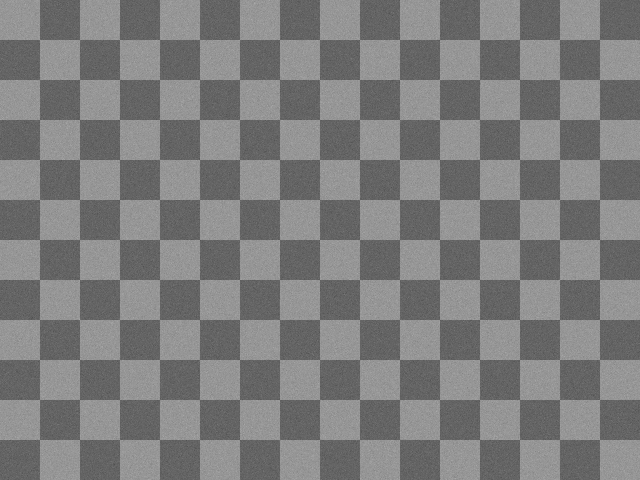
#> input picture Milestone_1_/dataset/template/template.png, 640 x 480 px
$ python milestone1_pcb_defect_detection.py
#> lines starting #> are read from the running program, lines starting #| are printed output that depends on the picture; after the words box and inside, x2 and y2 are one past the last pixel; in counts of white or black regions, pixels touching at a corner belong together
"""
MILESTONE 1: PCB Defect Detection - Image Processing Pipeline
Step-by-step implementation: Dataset Preparation & Image Processing
"""

import cv2
import os
import numpy as np
from pathlib import Path

class PCBDefectDetector:
    """
    Simple PCB Defect Detection Pipeline
    Steps: Alignment → Subtraction → Threshold → Noise Removal
    """

    def __init__(self, template_path, test_path, output_dir="output"):
        """
        Initialize with template and test image paths

        Args:
            template_path: Path to perfect PCB image
            test_path: Path to PCB with defect
            output_dir: Directory to save results
        """
        self.template_path = template_path
        self.test_path = test_path
        self.output_dir = output_dir

        # Create output directory if it doesn't exist
        os.makedirs(output_dir, exist_ok=True)

        # Will store images at each step
        self.template = None
        self.test = None
        self.template_gray = None
        self.test_gray = None
        self.diff = None
        self.thresh = None
        self.clean = None

    # ============ STEP 2: IMAGE ALIGNMENT ============
    def load_and_align(self, target_size=(640, 480)):
        """
        STEP 2: Load images and make them same size

        Why?
            - Template and test images may have different sizes
            - Computer can only compare images of same dimensions
            - Grayscale conversion simplifies comparison

        Process:
            1. Read both images (template = good, test = may have defect)
            2. Resize both to same dimensions
            3. Convert to grayscale (black & white)

        Returns:
            True if successful, False otherwise
        """
#> called with target_size = (640, 480)
        print("\n" + "="*60)
        print("STEP 2: IMAGE ALIGNMENT & CONVERSION")
        print("="*60)

        try:
            # Read images in color first
            self.template = cv2.imread(self.template_path)
#> self.template is the input picture: shape (480, 640, 3); min 79, max 171, mean 125
            self.test = cv2.imread(self.test_path)
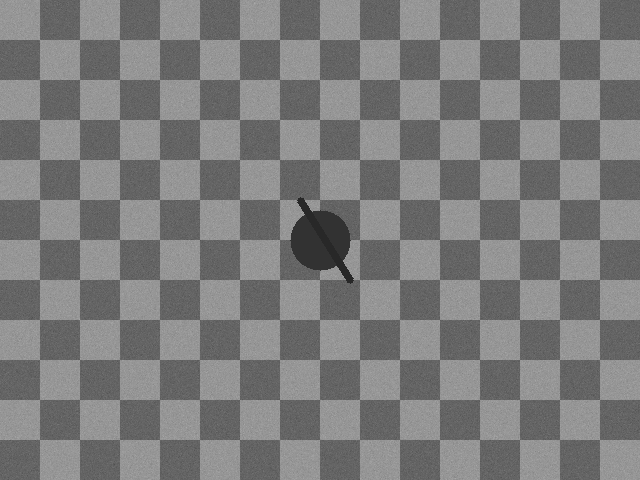
#> input picture Milestone_1_/dataset/test/test.png, 640 x 480 px
#> self.test is the input picture: shape (480, 640, 3); min 40, max 171, mean 124.2

            if self.template is None:
                print(f"❌ Error: Cannot load template image from {self.template_path}")
                return False

            if self.test is None:
                print(f"❌ Error: Cannot load test image from {self.test_path}")
                return False

            print(f"✔️ Template image loaded: {self.template.shape}")
#| ✔️ Template image loaded: (480, 640, 3)
            print(f"✔️ Test image loaded: {self.test.shape}")
#| ✔️ Test image loaded: (480, 640, 3)

            # Resize both to same size
            self.template = cv2.resize(self.template, target_size)
            self.test = cv2.resize(self.test, target_size)

            print(f"✔️ Both images resized to: {target_size}")

            # Convert to grayscale (remove color, keep brightness)
            self.template_gray = cv2.cvtColor(self.template, cv2.COLOR_BGR2GRAY)
            self.test_gray = cv2.cvtColor(self.test, cv2.COLOR_BGR2GRAY)

            print(f"✔️ Both images converted to grayscale")

            # Save aligned images for inspection
            cv2.imwrite(os.path.join(self.output_dir, "01_template_aligned.png"),
                       self.template_gray)
            cv2.imwrite(os.path.join(self.output_dir, "01_test_aligned.png"),
                       self.test_gray)

            print(f"✔️ Aligned images saved to {self.output_dir}")
            print("✅ STEP 2 COMPLETE: Images are same size and grayscale\n")

            return True

        except Exception as e:
            print(f"❌ Error during alignment: {str(e)}")
            return False

    # ============ STEP 3: IMAGE SUBTRACTION ============
    def compute_difference(self):
        """
        STEP 3: Find differences between template and test

        Why?
            - Same parts of both images should look identical
            - When we subtract perfect image from test image:
              * Same regions → become black (0 difference)
              * Different regions (defects) → become bright (high difference)

        Process:
            Use absolute difference: |test_gray - template_gray|

        Result:
            - Black areas = no defect
            - Bright/white areas = DEFECT LOCATIONS!
        """
        print("\n" + "="*60)
        print("STEP 3: IMAGE SUBTRACTION (MOST IMPORTANT!)")
        print("="*60)

        if self.template_gray is None or self.test_gray is None:
            print("❌ Error: Images not aligned yet. Run load_and_align() first!")
            return False

        try:
            # Compute absolute difference
            self.diff = cv2.absdiff(self.template_gray, self.test_gray)
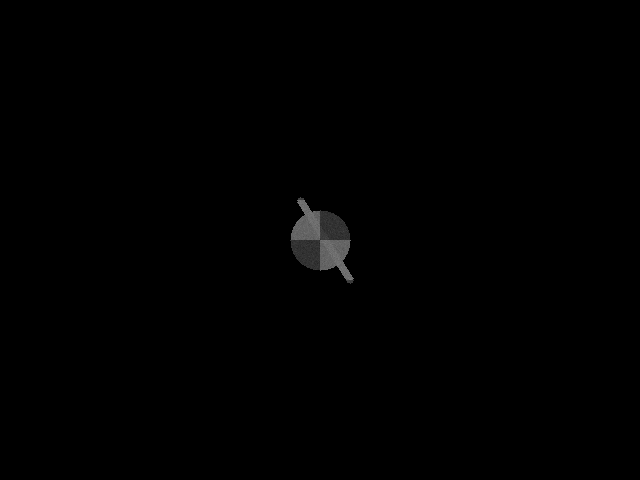
#> self.diff: shape (480, 640); min 0, max 125, mean 0.8

            print(f"✔️ Difference image computed")
            print(f"   Min pixel value: {self.diff.min()}")
#|    Min pixel value: 0
            print(f"   Max pixel value: {self.diff.max()}")
#|    Max pixel value: 125
            print(f"   Mean pixel value: {self.diff.mean():.2f}")
#|    Mean pixel value: 0.80

            # Save difference image
            cv2.imwrite(os.path.join(self.output_dir, "02_difference_raw.png"),
                       self.diff)

            print(f"✔️ Difference image saved to {self.output_dir}")
            print("✅ STEP 3 COMPLETE: Difference image shows potential defects\n")

            return True

        except Exception as e:
            print(f"❌ Error during subtraction: {str(e)}")
            return False

    # ============ STEP 4: THRESHOLDING ============
    def threshold_defects(self):
        """
        STEP 4: Convert gray difference image to pure black & white

        Why?
            - Difference image is gray (many shades)
            - Computer needs CLEAR decision: defect or not?
            - We use Otsu's method: automatically find best split point

        Process:
            - Otsu's algorithm finds optimal threshold value automatically
            - Pixels > threshold = WHITE (255) = DEFECT
            - Pixels ≤ threshold = BLACK (0) = OK

        Result:
            - Clear black & white image
            - Defect areas clearly visible as white
        """
        print("\n" + "="*60)
        print("STEP 4: THRESHOLD WITH OTSU METHOD")
        print("="*60)

        if self.diff is None:
            print("❌ Error: Difference image not computed yet!")
            return False

        try:
            # Otsu's thresholding: automatically finds best threshold
            otsu_threshold, self.thresh = cv2.threshold(
                self.diff,
                0,
                255,
                cv2.THRESH_BINARY + cv2.THRESH_OTSU
            )
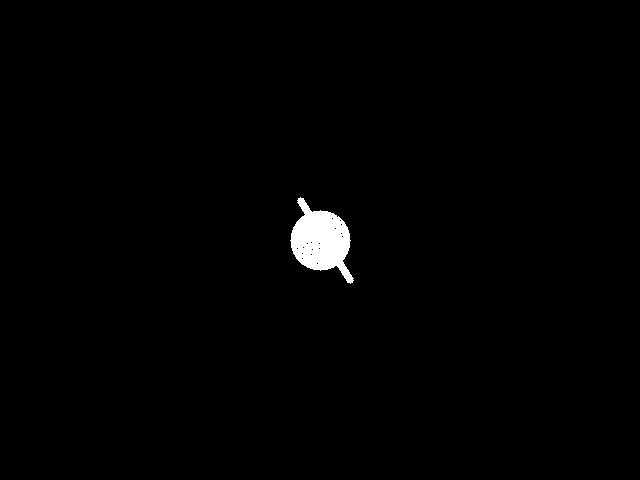
#> self.thresh: shape (480, 640); 1% white; 1 white region, box (x1, y1, x2, y2) and area: (290, 197, 354, 284) 3091
#> otsu_threshold = 39

            print(f"✔️ Otsu threshold automatically set to: {otsu_threshold}")
#| ✔️ Otsu threshold automatically set to: 39.0

            # Count defect pixels
            defect_pixels = np.count_nonzero(self.thresh)
#> defect_pixels = 3091
            total_pixels = self.thresh.shape[0] * self.thresh.shape[1]
#> total_pixels = 307200
            defect_percentage = (defect_pixels / total_pixels) * 100
#> defect_percentage = 1.01

            print(f"✔️ Defect pixels found: {defect_pixels} ({defect_percentage:.2f}%)")
#| ✔️ Defect pixels found: 3091 (1.01%)

            # Save threshold image
            cv2.imwrite(os.path.join(self.output_dir, "03_threshold_otsu.png"),
                       self.thresh)

            print(f"✔️ Threshold image saved to {self.output_dir}")
            print("✅ STEP 4 COMPLETE: Clear black & white defect image\n")

            return True

        except Exception as e:
            print(f"❌ Error during thresholding: {str(e)}")
            return False

    # ============ STEP 5: NOISE REMOVAL ============
    def remove_noise(self, kernel_size=(3, 3)):
        """
        STEP 5: Clean up small noise, keep real defects

        Why?
            - Thresholded image may have small noise (random dots)
            - Real defects are usually bigger and solid
            - We use morphological operations:
              * Erosion: removes small white dots
              * Dilation: makes remaining defects clearer and bigger
              * Opening = Erosion then Dilation: removes noise

        Process:
            1. Create a kernel (small filter)
            2. Apply MORPH_OPEN: erode then dilate

        Result:
            - Noise removed
            - Defects remain clean and solid
        """
#> called with kernel_size = (3, 3)
        print("\n" + "="*60)
        print("STEP 5: NOISE REMOVAL (MORPHOLOGICAL OPERATIONS)")
        print("="*60)

        if self.thresh is None:
            print("❌ Error: Threshold image not computed yet!")
            return False

        try:
            # Create structuring element (kernel)
            kernel = cv2.getStructuringElement(cv2.MORPH_RECT, kernel_size)

            # Apply morphological opening (erosion + dilation)
            # This removes small noise while keeping larger defects
            self.clean = cv2.morphologyEx(self.thresh, cv2.MORPH_OPEN, kernel)
#> self.clean: shape (480, 640); 1% white; 1 white region, box (x1, y1, x2, y2) and area: (291, 198, 353, 283) 3075

            print(f"✔️ Morphological opening applied (kernel size: {kernel_size})")

            # Count remaining defect pixels after cleaning
            clean_defect_pixels = np.count_nonzero(self.clean)
#> clean_defect_pixels = 3075
            original_defect_pixels = np.count_nonzero(self.thresh)
#> original_defect_pixels = 3091

            print(f"✔️ Defect pixels before cleaning: {original_defect_pixels}")
#| ✔️ Defect pixels before cleaning: 3091
            print(f"✔️ Defect pixels after cleaning: {clean_defect_pixels}")
#| ✔️ Defect pixels after cleaning: 3075
            print(f"✔️ Noise removed: {original_defect_pixels - clean_defect_pixels} pixels")
#| ✔️ Noise removed: 16 pixels

            # Save clean image
            cv2.imwrite(os.path.join(self.output_dir, "04_noise_removed_final.png"),
                       self.clean)

            print(f"✔️ Clean defect mask saved to {self.output_dir}")
            print("✅ STEP 5 COMPLETE: Final clean defect mask ready\n")

            return True

        except Exception as e:
            print(f"❌ Error during noise removal: {str(e)}")
            return False

    # ============ MAIN PIPELINE ============
    def run_pipeline(self, target_size=(640, 480)):
        """
        Run complete pipeline: Steps 2, 3, 4, 5
        """
        print("\n" + "🔵"*30)
        print("MILESTONE 1: PCB DEFECT DETECTION PIPELINE")
        print("🔵"*30)

        # Step 2: Alignment
        if not self.load_and_align(target_size):
            return False

        # Step 3: Subtraction
        if not self.compute_difference():
            return False

        # Step 4: Thresholding
        if not self.threshold_defects():
            return False

        # Step 5: Noise Removal
        if not self.remove_noise():
            return False

        # Summary
        print("\n" + "="*60)
        print("✅ MILESTONE 1 COMPLETE!")
        print("="*60)
        print(f"All output images saved in: {os.path.abspath(self.output_dir)}")
        print("\nGenerated files:")
        print("  1. 01_template_aligned.png - Aligned template image")
        print("  2. 01_test_aligned.png - Aligned test image")
        print("  3. 02_difference_raw.png - Raw difference map")
        print("  4. 03_threshold_otsu.png - Binary threshold mask")
        print("  5. 04_noise_removed_final.png - Final clean defect mask")
        print("\n📊 These are the DELIVERABLES for Milestone 1!")
        print("="*60 + "\n")

        return True

    def visualize_results(self):
        """
        Create a visual comparison of all steps
        """
        if any(img is None for img in [self.template_gray, self.test_gray,
                                       self.diff, self.thresh, self.clean]):
            print("❌ Pipeline not complete. Run run_pipeline() first!")
            return

        # Create a comparison image
        fig, axes = None, None
        try:
            import matplotlib.pyplot as plt

            fig, axes = plt.subplots(2, 3, figsize=(15, 10))

            axes[0, 0].imshow(self.template_gray, cmap='gray')
            axes[0, 0].set_title("Step 1: Template (Good)")
            axes[0, 0].axis('off')

            axes[0, 1].imshow(self.test_gray, cmap='gray')
            axes[0, 1].set_title("Step 2: Test (May have defect)")
            axes[0, 1].axis('off')

            axes[0, 2].imshow(self.diff, cmap='gray')
            axes[0, 2].set_title("Step 3: Difference")
            axes[0, 2].axis('off')

            axes[1, 0].imshow(self.thresh, cmap='gray')
            axes[1, 0].set_title("Step 4: Threshold (Otsu)")
            axes[1, 0].axis('off')

            axes[1, 1].imshow(self.clean, cmap='gray')
            axes[1, 1].set_title("Step 5: Final Mask (Clean)")
            axes[1, 1].axis('off')

            # Hide the 6th subplot
            axes[1, 2].axis('off')

            plt.tight_layout()
            plt.savefig(os.path.join(self.output_dir, "00_pipeline_visualization.png"),
                       dpi=100, bbox_inches='tight')
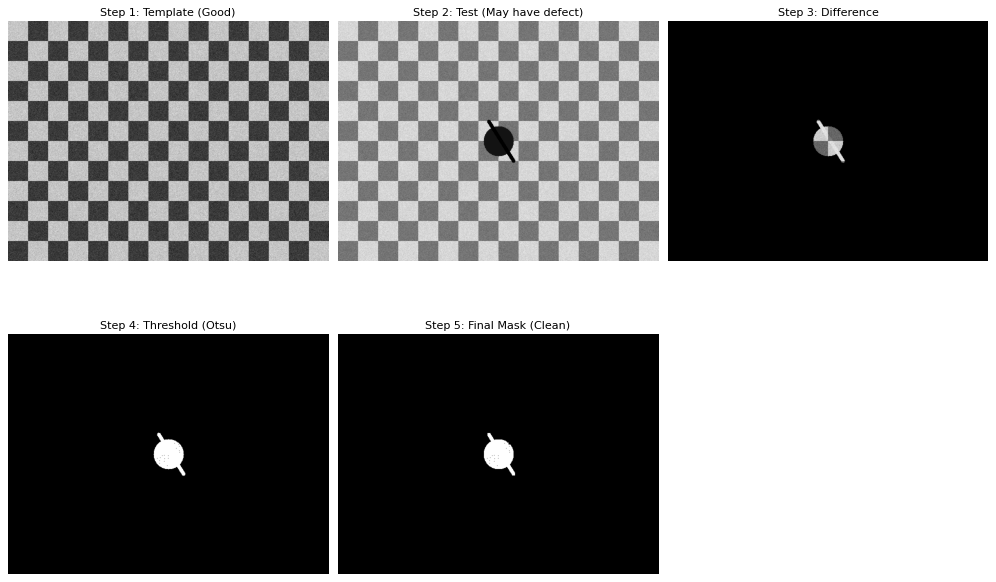
#> figure drawn by matplotlib, 5 panels
            print("✔️ Pipeline visualization saved!")

        except ImportError:
            print("⚠️ matplotlib not installed. Skipping visualization.")


# ============ EXAMPLE USAGE ============
if __name__ == "__main__":
    """
    Example: How to use the PCBDefectDetector

    Instructions:
    1. Place a template image (perfect PCB) in: dataset/template/
    2. Place a test image (PCB with defect) in: dataset/test/
    3. Run this script
    """

    # Paths to images
    template_image = "dataset/template/template.png"  # Change to your image
    test_image = "dataset/test/test.png"              # Change to your image

    # Create detector
    detector = PCBDefectDetector(
        template_path=template_image,
        test_path=test_image,
        output_dir="output"
    )

    # Run the pipeline
    success = detector.run_pipeline(target_size=(640, 480))

    if success:
        # Optional: Create visualization
        try:
            detector.visualize_results()
        except:
            pass
    else:
        print("\n❌ Pipeline failed!")
        print("Make sure you have:")
        print(f"  - Template image at: {os.path.abspath(template_image)}")
        print(f"  - Test image at: {os.path.abspath(test_image)}")
